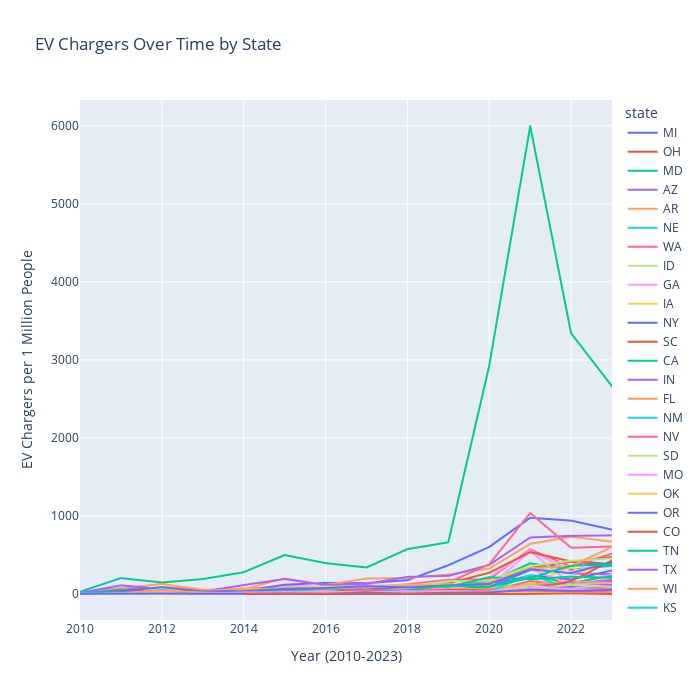

Write notebook code for a chart like this one.
### Code cell
# Show the trend in the number of new EV charger installations.
fig = px.line(
    ev_df_grouped,
    x = 'year',
    y = 'ev_chargers',
    color = 'state',
    title = 'EV Chargers Over Time by State',
    labels={'year': 'Year (2010-2023)', 'ev_chargers': 'EV Chargers per 1 Million People'}
)

fig.update_xaxes(range=['2010-01-01', '2023-01-01'])
fig.update_layout(width=700, height=700)
fig.show()
